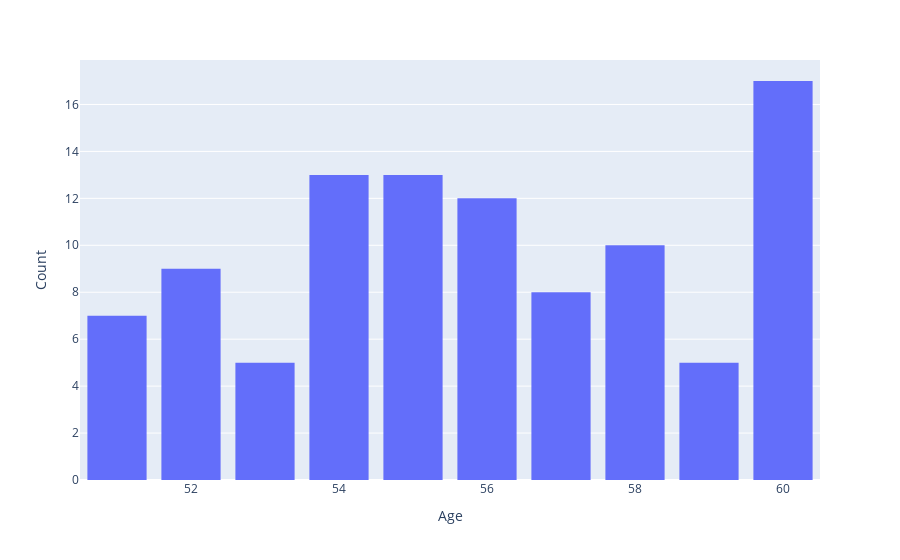

The cell this chart's notebook holds for it:
### Code cell
#Plotting age distribution for patients who are between 51-60

age_bracket5 = data.query("(Age > 50) and (Age<=60)").reset_index()
print(f"Patients who are between 51-60: {age_bracket5.shape[0]:,}")

fig = px.histogram(age_bracket5, x="Age")
fig.update_layout(yaxis_title='Count', xaxis_title='Age', bargap=0.2)
fig.show()

### Figure 1 — Plotly figure (JSON) as saved in the notebook; plotly's stock layout.template omitted (floating-point values rounded to 4 significant figures)
{"data": [{"alignmentgroup": "True", "bingroup": "x", "hovertemplate": "Age=%{x}<br>count=%{y}<extra></extra>", "legendgroup": "", "marker": {"color": "#636efa", "pattern": {"shape": ""}}, "name": "", "offsetgroup": "", "orientation": "v", "showlegend": false, "type": "histogram", "x": [58, 58, 57, 52, 52, 55, 51, 58, 58, 58, 54, 54, 58, 60, 56, 54, 60, 53, 60, 60, 56, 52, 52, 56, 54, 56, 52, 56, 51, 51, 54, 55, 51, 52, 56, 56, 60, 60, 52, 51, 60, 55, 55, 57, 55, 55, 60, 56, 60, 57, 60, 55, 53, 60, 56, 58, 54, 60, 53, 58, 60, 54, 54, 55, 57, 60, 52, 59, 53, 55, 53, 55, 54, 54, 51, 55, 57, 58, 52, 60, 55, 54, 56, 59, 56, 51, 56, 59, 59, 60, 54, 59, 55, 54, 57, 57, 60, 58, 57], "xaxis": "x", "yaxis": "y"}], "layout": {"bargap": 0.2, "barmode": "relative", "legend": {"tracegroupgap": 0}, "margin": {"t": 60}, "xaxis": {"anchor": "y", "domain": [0, 1], "title": {"text": "Age"}}, "yaxis": {"anchor": "x", "domain": [0, 1], "title": {"text": "Count"}}}}
